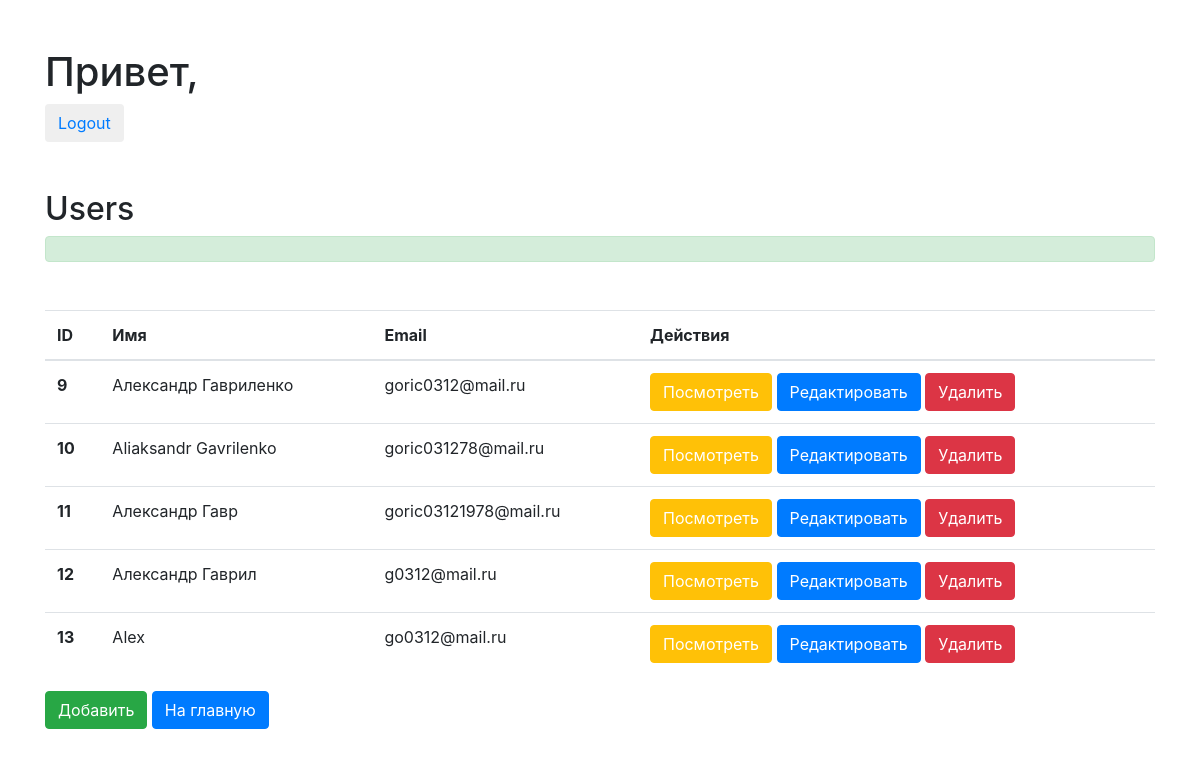
Before: /project/admin/usersAll.php with the older database file.
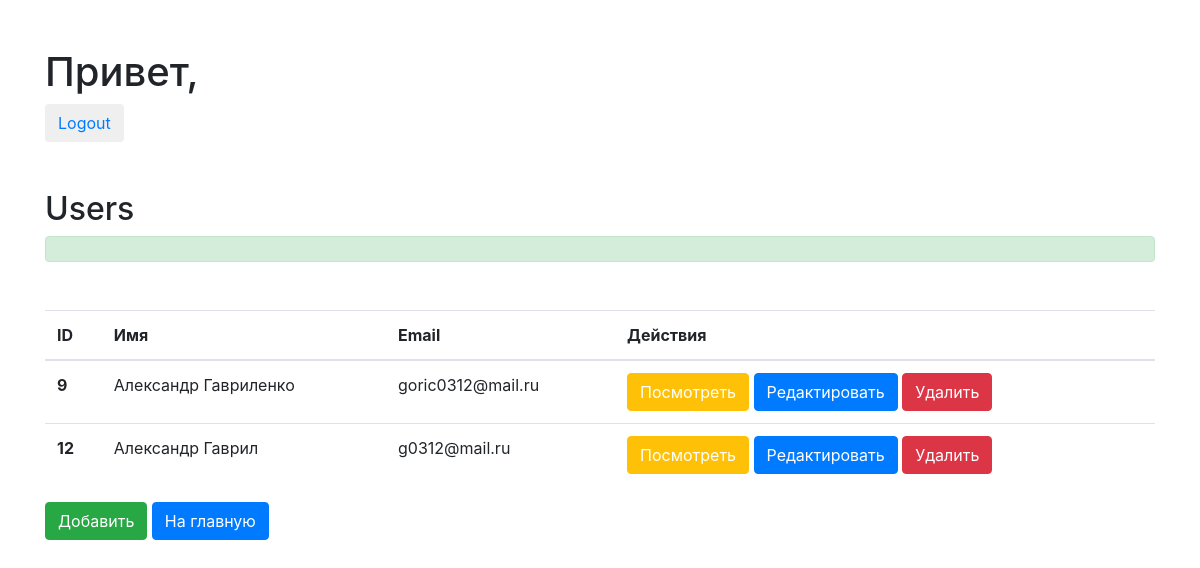
After: the same page with the newer database file.
### tables this page shows
CREATE TABLE IF NOT EXISTS `users` (
  `id` int(11) NOT NULL AUTO_INCREMENT,
  `name` varchar(50) NOT NULL,
  `email` varchar(50) NOT NULL,
  `date` timestamp NOT NULL,
  `group_id` int(11) NOT NULL DEFAULT '1',
  `password` varchar(60) DEFAULT NULL,
  `status` text,
  PRIMARY KEY (`id`)
);

### project/classes/Config.php (called while the page is built)
<?php
class Config{
  public static function get($path = null){
    if($path){
      $config = $GLOBALS['config'];
      $path = explode('.', $path);
      foreach($path as $item){
        if(isset($config[$item])){
          $config = $config[$item];
        }
      }
      return $config;
    }
    return false;
  }
}

### project/classes/Database.php (called while the page is built, shortened)
<?php
class Database{
  private static $instance = null;
  private $pdo, $query, $error = false, $results, $count;
  private function __construct(){
    try {
      $this->pdo = new PDO
      (
        "mysql:host=".Config::get('mysql.host').
        ";dbname=".Config::get('mysql.dbname').
        ";charset=utf8",
        Config::get('mysql.username'),
        Config::get('mysql.password')
      );
    } catch (PDOException $exception) {
      die($exception->getMessage());
    }
  }
  public static function getInstance(){
    if(!isset(self::$instance)){
      self::$instance = new Database;
    }
    return self::$instance;
  }
  public function error()
  {
    return $this->error;
  }
  public function results(){
    return $this->results;
  }
  function query($sql, $params = []){
    $this->error = false;
    $this->query = $this->pdo->prepare($sql);
    if(!$this->query->execute()){
      $this->error = true;
    }else{
      $this->results = $this->query->fetchAll(PDO::FETCH_OBJ);
    }
    return $this;
  }
  public function action($action, $table, $where = []){
    if(count($where) === 3){
      $operators = ['=', '<', '>', '>=', '<='];
      $field = $where[0];
      $operator = $where[1];
      $value = $where[2];
      if(in_array($operator, $operators)){
        $sql = "{$action} FROM {$table} WHERE {$field} {$operator} ?";
        if(!$this->query($sql, [$value])->error()){
          return $this;
        }
      }
    }elseif (count($where) === 0) {
      $sql = "{$action} FROM {$table}";
      if(!$this->query($sql)->error()){
        return $this;
      }
    }
    return false;
  }
  public function get($table, $where = []){
    return $this->action('SELECT *', $table, $where);
  }
}

### project/classes/User.php (called while the page is built, shortened)
<?php
class User {
  private $db, $data, $session_name, $isLoggedIn, $cookieName;
  public function __construct($user = null){
    $this->db = Database::getInstance();
    $this->session_name = Config::get('session.user_session');
  }
  public function get($table){
    return $this->db->get($table)->results();
  }
}

### project/classes/Session.php (called while the page is built, shortened)
<?php
class Session {
  public static function exists($name){
    return (isset($_SESSION[$name])) ? true : false;
  }
}

### project/admin/usersAll.php (the view, shortened to what this page needs)
<?php
$user = new User;
$users = $user->get('users');
?>
<!doctype html>
<html lang="en">
  <head>
    <link rel="stylesheet" href="https://stackpath.bootstrapcdn.com/bootstrap/4.1.3/css/bootstrap.min.css">
  </head>
  <body>
    <div class="container">
      <h1 class="mt-5">Привет, <?= $user->data()->name; ?></h1>
      <button class="btn btn-defaul"><a href='../logout.php'>Logout</a></button>
      <h2 class="mt-5">Users</h2>
      <div class="alert alert-success" role="alert">
      </div>
      <table class="table mt-5">
        <thead>
            <tr>
              <th scope="col">ID</th>
              <th scope="col">Имя</th>
              <th scope="col">Email</th>
              <th scope="col">Действия</th>
            </tr>
        </thead>
        <tbody>
          <?php foreach ($users as $user): ?>
            <tr>
              <th scope="row"><?= $user->id; ?></th>
              <td><?= $user->name; ?></td>
              <td><?= $user->email; ?></td>
              <td>
                <button class="btn btn-warning">
                  <a href="user.php?id=<?= $user->id; ?>" class="text-white">
                    Посмотреть
                  </a>
                </button>
                <button class="btn btn-primary">
                  <a href="edit.php?id=<?= $user->id; ?>" class="text-white">
                    Редактировать
                  </a>
                </button>
                <button class="btn btn-danger">
                  <a href="delete.php?id=<?= $user->id; ?>" class="text-white">
                    Удалить
                  </a>
                </button>
              </td>
            </tr>
          <?php endforeach; ?>
        </tbody>
      </table>
      <button class="btn btn-success"><a href="insert.php" class="text-white">Добавить</a></button>
      <button class="btn btn-primary"><a href="/project" class="text-white">На главную</a></button>
  </body>
</html>

Changed rows visible on the page:
removed users: id "10", name "Aliaksandr Gavrilenko", email "goric031278@mail.ru"
removed users: id "11", name "Александр Гавр", email "goric03121978@mail.ru"
removed users: id "13", name "Alex", email "go0312@mail.ru"
